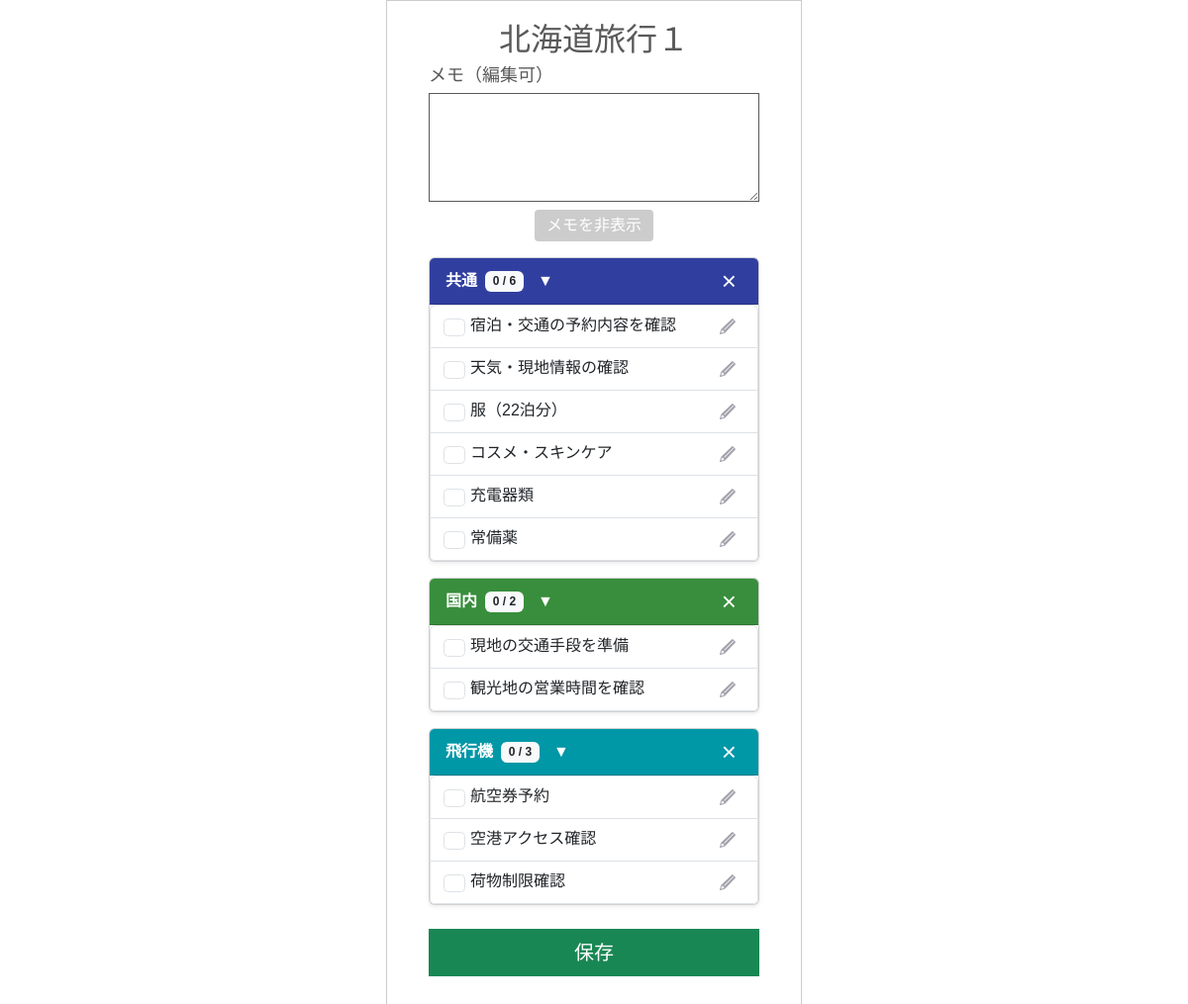
Screenshot of /template/142/old_copy/ with the database file from the repository.
### app/models/template.py (models this page shows, shortened)
class Template(models.Model):
    class SourceType(models.IntegerChoices):
        FROM_TRAVEL   = 0, _("旅行情報より作成")
        FROM_TEMPLATE = 1, _("既存テンプレートを反映")
    user = models.ForeignKey(
        settings.AUTH_USER_MODEL,
        on_delete=models.CASCADE,
        verbose_name=_("ユーザーID")
    )
    travel_info = models.ForeignKey(
        Travel_info,
        on_delete=models.CASCADE,
        verbose_name=_("旅行情報ID")
    )
    source_type = models.IntegerField(
        choices=SourceType.choices,
        verbose_name=_("生成タイプ")
    )
    template_source = models.ForeignKey(
        "self",
        null=True,
        blank=True,
        on_delete=models.SET_NULL,
        verbose_name=_("テンプレート参照元"),
        related_name="derived_templates"
    )
    created_at = models.DateTimeField(
         auto_now_add=True,
         verbose_name=_("作成日")
         )
    updated_at = models.DateTimeField(
        auto_now=True,
        verbose_name=_("更新日")
        )
    class Meta:
      verbose_name = _("テンプレート")

class TravelCategory(models.Model):
    class TravelType(models.IntegerChoices):
        AUTO  = 0, _("初期作成")
        CUSTOM = 1, _("ユーザー追加")
    class CategoryColor(models.IntegerChoices):
        PINK       = 0, "#e91e63ff"
        LIGHT_PINK = 1, "#ffb7b2fe"
        ORANGE     = 2, "#f57c00ff"
        GREEN      = 3, "#388e3cff"
        CYAN       = 4, "#0097a7ff"
        BLUE       = 5, "#303f9ffe"
        BROWN      = 6, "#795548ff"
        PURPLE     = 7, "#7b1fa2ff"
    template = models.ForeignKey(
        Template,
        on_delete=models.CASCADE,
        verbose_name=_("テンプレートID")
    )
    category_name = models.CharField(
        max_length=50,
        verbose_name=_("分類名")
    )
    travel_type = models.IntegerField(
        choices=TravelType.choices,
        verbose_name=_("分類タイプ")
    )
    category_color = models.IntegerField(
        choices=CategoryColor.choices,
        verbose_name=_("分類カラー")
    )
    created_at = models.DateTimeField(
         auto_now_add=True,
         verbose_name=_("作成日")
         )
    updated_at = models.DateTimeField(
        auto_now=True,
        verbose_name=_("更新日")
        )
    class Meta:
      verbose_name = _("旅行の分類")
    @property
    def checked_count(self):
        return self.travelitem_set.filter(item_checked=1).count()
    @property
    def total_count(self):
        return self.travelitem_set.count()

class TravelItem(models.Model):
    class ItemChecked(models.IntegerChoices):
        NO  = 0, _("NO")
        YES = 1, _("YES")
    travel_category = models.ForeignKey(
        TravelCategory,
        on_delete=models.CASCADE,
        verbose_name=_("旅行の分類ID")
    )
    item_name = models.CharField(
        max_length=128,
        verbose_name=_("項目名")
    )
    item_checked = models.IntegerField(
        choices=ItemChecked.choices,
        verbose_name=_("チェック済み項目")
    )
    created_at = models.DateTimeField(
         auto_now_add=True,
         verbose_name=_("作成日")
         )
    updated_at = models.DateTimeField(
        auto_now=True,
        verbose_name=_("更新日")
        )
    class Meta:
      verbose_name = _("旅行の項目")

### app/models/travel.py (models this page shows, shortened)
class Travel_info(models.Model):
    class StayType(models.IntegerChoices):
        DAY_TRIP = 0, _("日帰り")
        STAY     = 1, _("宿泊")
    class LocationType(models.IntegerChoices):
        DOMESTIC = 0, _("国内")
        OVERSEAS = 1, _("海外")
    class StatusType(models.IntegerChoices):
        NOT_DONE  = 0, _("未")
        COMPLETE  = 1, _("完")
        PROCESSED = 2, _("済")
    travel_info_id = models.AutoField(
        primary_key=True,
        verbose_name=_("旅行情報ID")
    )
    user = models.ForeignKey(
        settings.AUTH_USER_MODEL,
        on_delete=models.CASCADE,
        verbose_name=_("ユーザーID")
    )
    travel_title = models.CharField(
        max_length=100,
        verbose_name=_("旅行タイトル")
    )
    start_date = models.DateField(
        verbose_name=_("開始日")
    )
    end_date = models.DateField(
        verbose_name=_("終了日")
    )
    stay_type = models.IntegerField(
        choices=StayType.choices,
        verbose_name=_("宿泊タイプ")
    )
    location = models.IntegerField(
        choices=LocationType.choices,
        verbose_name=_("場所"),
    )
    memo = models.CharField(
        max_length=230,
        blank=True,
        verbose_name=_("メモ")
    )
    status = models.IntegerField(
        choices=StatusType.choices,
        default=0,
        verbose_name=_("ステータス")
    )
    transport = models.ManyToManyField(
        "Transport",
        through="Travelmode",
        verbose_name=_("交通手段")
    )
    created_at = models.DateTimeField(
        auto_now_add=True,
        verbose_name=_("作成日")
    )
    updated_at = models.DateTimeField(
       auto_now=True,
        verbose_name=_("更新日")
    )
    class Meta:
        verbose_name = _("旅行情報")
        verbose_name_plural = _("旅行情報")

### app/views/new_travel/old_template_copy.py (the view, shortened to what this page needs)
# urls.py: path('template/<int:template_id>/old_copy/', old_template_copy, name='old_template_copy'),
def old_template_copy(request, template_id):
    template = get_object_or_404(Template, id=template_id)
    categories = TravelCategory.objects.filter(template=template)
    return render(request, "new_travel/old_template.html", {
        "template": template,
        "categories": categories,
    })

### templates/new_travel/old_template.html (shortened to what this page needs)
{% extends 'base.html' %}
{% load static %}
{% block extra_css %}
{{ block.super }}
<link rel="stylesheet" href="{% static 'tabipre/css/new_travel/template_old.css' %}">
<link rel="stylesheet" href="{% static 'tabipre/css/parts/edit_item.css' %}">
{% endblock %}
{% block content %}
<div class="container mt-2">
    <h2 class="mb-1 text-center">{{ template.travel_info.travel_title }}</h2>
    <form method="POST">
        <div class="mb-3">
            <label class="form-label">メモ（編集可）</label>
            <div id="memoArea" class="collapse show">
                <textarea name="memo" class="form-control" rows="4">{{ template.travel_info.memo }}</textarea>
            </div>
            <div class="text-center mt-2">
                <button id="memoToggleBtn"
                        type="button"
                        class="memo-toggle-btn"
                        data-bs-toggle="collapse"
                        data-bs-target="#memoArea">
                    メモを非表示
                </button>
            </div>
        </div>
        {% for cat in categories %}
        <div class="card mb-3 shadow-sm">
            <div class="card-header d-flex justify-content-between align-items-center"
                 style="background-color: {{ cat.get_category_color_display }}; color: white;">
                <div class="d-flex align-items-center">
                    <strong>{{ cat.category_name }}</strong>
                    <span class="badge bg-light text-dark ms-2">
                        {{ cat.checked_count }} / {{ cat.total_count }}
                    </span>
                    <button type="button"
                            class="btn-transparent ms-2"
                            data-bs-toggle="collapse"
                            data-bs-target="#cat{{ cat.id }}">
                        ▼
                    </button>
                </div>
                <button type="submit"
                        name="delete_category"
                        value="{{ cat.id }}"
                        class="btn-transparent btn-category-delete">
                    ×
                </button>
            </div>
            <ul id="cat{{ cat.id }}" class="list-group collapse show">
                {% for item in cat.travelitem_set.all %}
                <li class="list-group-item d-flex justify-content-between align-items-center">
                    <div class="form-check me-3">
                        <input type="checkbox"
                               name="item_checked_{{ item.id }}"
                               class="form-check-input"
                               {% if item.item_checked %}checked{% endif %}>
                        {{ item.item_name }}
                    </div>
                    <div class="d-flex gap-1">
                        <button type="button"
                                class="edit-btn"
                                data-item-id="{{ item.id }}"
                                data-item-name="{{ item.item_name }}"
                                data-bs-toggle="modal"
                                data-bs-target="#editItemModal">
                            <img src="{% static 'tabipre/icons/edit.png' %}" alt="編集" style="width:16px; height:16px;">
                        </button>
                    </div>
                </li>
                {% endfor %}
            </ul>
        </div>
        {% endfor %}
        <div class="text-center mt-4">
            <button type="submit" name="save_changes" class="btn btn-success btn-lg w-100">
                保存
            </button>
        </div>
    </form>
</div>
{% endblock %}

### static/tabipre/css/base/base.css (style rules this page uses)
.btn, .btn-primary, .app-btn, .app-btn-primary, .app-btn-secondary, .app-btn-warning { border-radius: 0 !important; }
.form-label { font-size: 18px; margin-bottom: 4px; display: inline-block; border-radius: 0; }
input, select, textarea { width: 100%; padding: 6px 10px; border-radius: 0; border: 1px solid #595959; font-size: 18px; box-sizing: border-box; }
input.form-control, select.form-control, textarea.form-control { border: 1px solid #595959 !important; }
html { overflow-y: scroll; }

### static/tabipre/css/new_travel/template_old.css (style rules this page uses)
.btn-transparent { background: none !important; border: none !important; color: #fff !important; padding: 2px 6px; cursor: pointer; }
.btn-category-delete { font-size: 26px !important; line-height: 1 !important; }
.edit-btn { background: none; border: none; padding: 2px 6px; cursor: pointer; }
.edit-btn img { width: 20px; height: 20px; display: block; }
.memo-toggle-btn { background-color: #ccccccff !important; color: #ffffff !important; border: none !important; padding: 4px 12px; border-radius: 4px; cursor: pointer; }
#memoArea textarea { border-radius: 0 !important; }

### rows the page displays
Template: travel_info.travel_title "北海道旅行１"
TravelCategory: category_name "共通", checked_count "0", total_count "6"
TravelItem: item_name "宿泊・交通の予約内容を確認"
TravelItem: item_name "天気・現地情報の確認"
TravelItem: item_name "服（22泊分）"
TravelItem: item_name "コスメ・スキンケア"
TravelItem: item_name "充電器類"
TravelItem: item_name "常備薬"
TravelCategory: category_name "国内", checked_count "0", total_count "2"
TravelItem: item_name "現地の交通手段を準備"
TravelItem: item_name "観光地の営業時間を確認"
TravelCategory: category_name "飛行機", checked_count "0", total_count "3"
TravelItem: item_name "航空券予約"
TravelItem: item_name "空港アクセス確認"
TravelItem: item_name "荷物制限確認"
